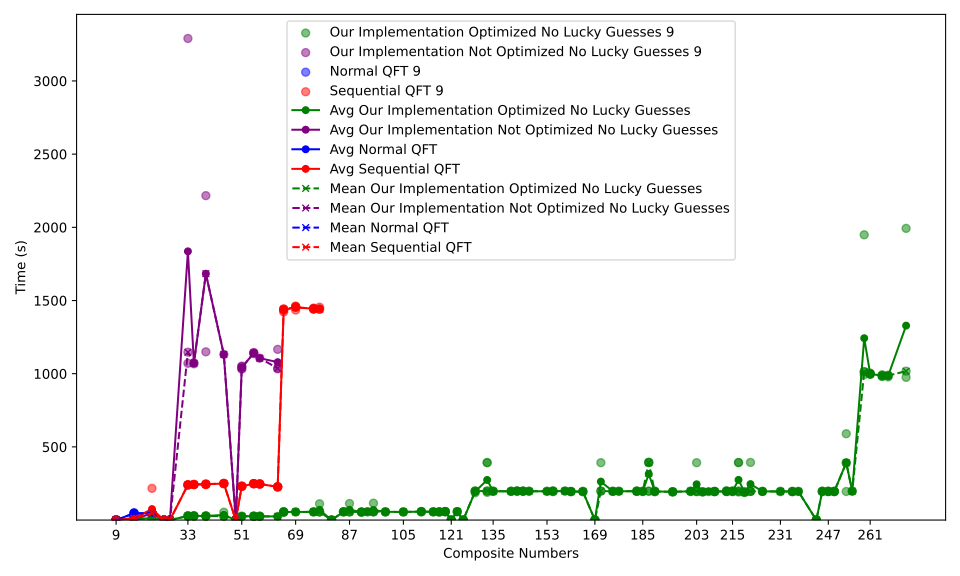

The Python source for this figure:
import json
import matplotlib.pyplot as plt
import numpy as np
from numpy import nan
import os

# Load JSON data
def load_json(file_path):
    with open(file_path, 'r') as file:
        return json.load(file)

# Load all data files
avg_mean_not_optimized = load_json('../average_mean_no_lucky_guesses.json')
avg_mean_optimized = load_json('../../../e1/results/average_mean_no_lucky_guesses.json')
avg_mean_normal = load_json('../../../e2/results/average_mean_normal.json')
avg_mean_sequential = load_json('../../../e2/results/average_mean_sequential.json')


times_not_optimized = load_json('../times_no_lucky_guesses.json')
times_optimized = load_json('../../../e1/results/times_no_lucky_guesses.json')
times_normal = load_json('../../../e2/results/times_normal.json')
times_sequential = load_json('../../../e2/results/times_sequential.json')

# Extract the composite numbers from all files
odd_composite_numbers_not_optimized = set(map(int, avg_mean_not_optimized['odd_composite_numbers'].keys()))
odd_composite_numbers_optimized = set(map(int, avg_mean_optimized['odd_composite_numbers'].keys()))
odd_composite_numbers_normal = set(map(int, avg_mean_normal['odd_composite_numbers'].keys()))
odd_composite_numbers_sequential = set(map(int, avg_mean_sequential['odd_composite_numbers'].keys()))
odd_composite_numbers_times_not_optimized = set(map(int, times_not_optimized['odd_composite_numbers'].keys()))
odd_composite_numbers_times_optimized = set(map(int, times_optimized['odd_composite_numbers'].keys()))
odd_composite_numbers_times_normal = set(map(int, times_normal['odd_composite_numbers'].keys()))
odd_composite_numbers_times_sequential = set(map(int, times_sequential['odd_composite_numbers'].keys()))



# Find the union of all composite numbers across all files
all_odd_composite_numbers = sorted(odd_composite_numbers_normal | odd_composite_numbers_optimized | odd_composite_numbers_times_not_optimized | odd_composite_numbers_times_optimized | odd_composite_numbers_not_optimized | odd_composite_numbers_times_normal | odd_composite_numbers_sequential | odd_composite_numbers_times_sequential)

# Prepare data for plotting (handle missing values as NaN)
avg_not_optimized = [avg_mean_not_optimized['odd_composite_numbers'].get(str(num), [nan, nan])[0] for num in all_odd_composite_numbers]
mean_not_optimized = [avg_mean_not_optimized['odd_composite_numbers'].get(str(num), [nan, nan])[1] for num in all_odd_composite_numbers]
avg_optimized = [avg_mean_optimized['odd_composite_numbers'].get(str(num), [nan, nan])[0] for num in all_odd_composite_numbers]
mean_optimized = [avg_mean_optimized['odd_composite_numbers'].get(str(num), [nan, nan])[1] for num in all_odd_composite_numbers]
avg_normal = [avg_mean_normal['odd_composite_numbers'].get(str(num), [nan, nan])[0] for num in all_odd_composite_numbers]
mean_normal = [avg_mean_normal['odd_composite_numbers'].get(str(num), [nan, nan])[1] for num in all_odd_composite_numbers]
avg_sequential = [avg_mean_sequential['odd_composite_numbers'].get(str(num), [nan, nan])[0] for num in all_odd_composite_numbers]
mean_sequential = [avg_mean_sequential['odd_composite_numbers'].get(str(num), [nan, nan])[1] for num in all_odd_composite_numbers]

# Prepare runtime data for the composite numbers (handle missing values as NaN)
times_not_optimized_values = [times_not_optimized['odd_composite_numbers'].get(str(num), []) for num in all_odd_composite_numbers]
times_optimized_values = [times_optimized['odd_composite_numbers'].get(str(num), []) for num in all_odd_composite_numbers]
times_sequential_values = [times_sequential['odd_composite_numbers'].get(str(num), []) for num in all_odd_composite_numbers]
times_normal_values = [times_normal['odd_composite_numbers'].get(str(num), []) for num in all_odd_composite_numbers]

# Create the plot
plt.figure(figsize=(10, 6))

# Plot individual runtimes as scatter points
for i, num in enumerate(all_odd_composite_numbers):
    if times_optimized_values[i]:
        plt.scatter([num] * len(times_optimized_values[i]), times_optimized_values[i], color='green', alpha=0.5, label=f'Our Implementation Optimized No Lucky Guesses {num}' if i == 0 else "")
    # Scatter for Not Optimized mode
    if times_not_optimized_values[i]:
        plt.scatter([num] * len(times_not_optimized_values[i]), times_not_optimized_values[i], color='purple', alpha=0.5, label=f'Our Implementation Not Optimized No Lucky Guesses {num}' if i == 0 else "")
    # Scatter for Optimized mode
    # Scatter for Normal mode
    if times_normal_values[i]:
        plt.scatter([num] * len(times_normal_values[i]), times_normal_values[i], color='blue', alpha=0.5, label=f'Normal QFT {num}' if i == 0 else "")
    # Scatter for Sequential mode
    if times_sequential_values[i]:
        plt.scatter([num] * len(times_sequential_values[i]), times_sequential_values[i], color='red', alpha=0.5, label=f'Sequential QFT {num}' if i == 0 else "")

# Plot average and mean trend lines with interpolation (skip missing values)
plt.plot(all_odd_composite_numbers, avg_optimized, color='green', label='Avg Our Implementation Optimized No Lucky Guesses', linestyle='-', marker='o', markersize=5)
plt.plot(all_odd_composite_numbers, avg_not_optimized, color='purple', label='Avg Our Implementation Not Optimized No Lucky Guesses', linestyle='-', marker='o', markersize=5)
plt.plot(all_odd_composite_numbers, avg_normal, color='blue', label='Avg Normal QFT', linestyle='-', marker='o', markersize=5)
plt.plot(all_odd_composite_numbers, avg_sequential, color='red', label='Avg Sequential QFT', linestyle='-', marker='o', markersize=5)
plt.plot(all_odd_composite_numbers, mean_optimized, color='green', linestyle='--', label='Mean Our Implementation Optimized No Lucky Guesses', marker='x', markersize=5)
plt.plot(all_odd_composite_numbers, mean_not_optimized, color='purple', linestyle='--', label='Mean Our Implementation Not Optimized No Lucky Guesses', marker='x', markersize=5)
plt.plot(all_odd_composite_numbers, mean_normal, color='blue', linestyle='--', label='Mean Normal QFT', marker='x', markersize=5)
plt.plot(all_odd_composite_numbers, mean_sequential, color='red', linestyle='--', label='Mean Sequential QFT', marker='x', markersize=5)


# Set dynamic y-axis limits
all_times = [time for sublist in times_normal_values + times_not_optimized_values + times_optimized_values + times_normal_values + times_sequential_values for time in sublist if time is not None]
y_min = min(all_times) * 0.95 if all_times else 0  # Add 5% padding for y-axis lower limit
y_max = max(all_times) * 1.05 if all_times else 1  # Add 5% padding for y-axis upper limit

# Set the limits for the plot
plt.ylim(y_min, y_max)

# Labels and title
plt.xlabel('Composite Numbers')
plt.ylabel('Time (s)')

# Add legend and display
plt.legend()

# Set the x-ticks to display every 5th number
tick_step = 5
x_ticks = all_odd_composite_numbers[::tick_step]  # Get every 5th number
plt.xticks(x_ticks)

plt.tight_layout()

# Get the script name
script_name = os.path.splitext(os.path.basename(__file__))[0]
output_file = f"{script_name}.svg"

# Save the plot
plt.savefig(output_file, format='svg')
